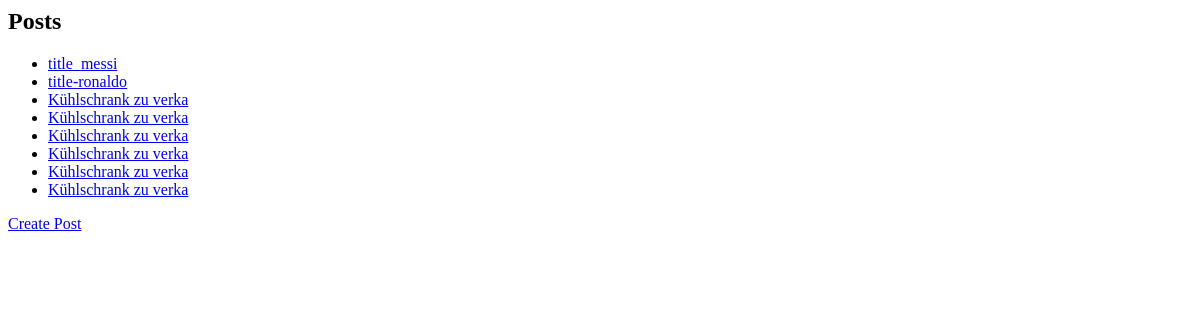
/post/, run on an earlier commit of the app's database.
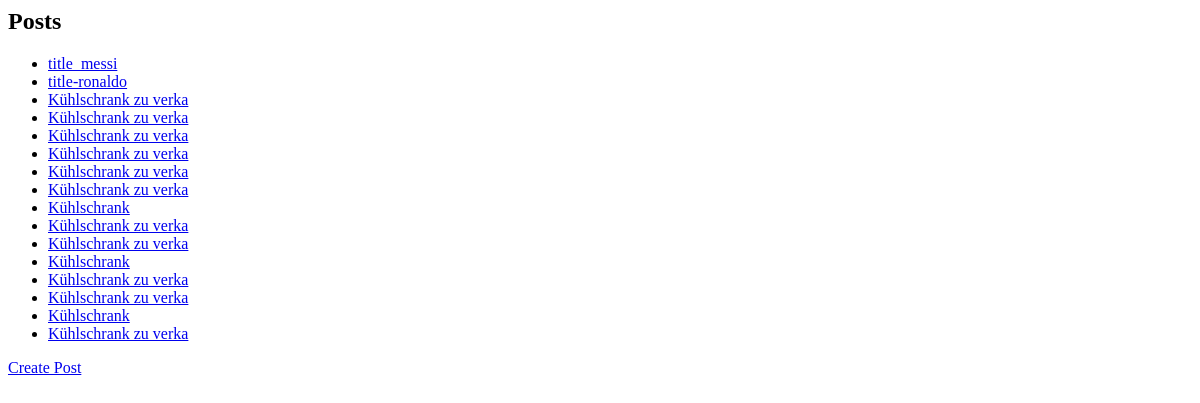
And on a later commit of the database.
### post/models.py (models this page shows)
class Post(models.Model):
    title = models.CharField(max_length = 20)
    slug = models.SlugField(unique = True)
    description = models.CharField(max_length = 200)
    host = models.ForeignKey(User, on_delete = models.CASCADE)
    clicked = models.IntegerField( default = 0)
    date_posted = models.DateTimeField()
    address = models.CharField( max_length = 50 )
    picture1 = models.ImageField( null = True, blank = True)
    picture2 = models.ImageField( null = True, blank = True)
    picture3 = models.ImageField( null = True, blank = True)
    picture4 = models.ImageField( null = True, blank = True)

### post/views.py (the view)
# urls.py: path('', PostListView.as_view()),
class PostListView(generic.ListView):
    template_name = 'list.html'
    context_object_name = 'post_list'
    def get_queryset(self):
        return Post.objects.all()

### post/templates/list.html
    <h2>Posts</h2>
    <ul>
        {% for post in post_list %}
            <li><a href="{{ post.slug }}">{{ post.title }}</a></li>
        {% endfor %}
    </ul>
    <a href="/post/create-post">Create Post</a>

What changed in the data, as far as the page shows it:
added Post: title "Kühlschrank"
added Post: title "Kühlschrank zu verka"
added Post: title "Kühlschrank zu verka"
added Post: title "Kühlschrank"
added Post: title "Kühlschrank zu verka"
added Post: title "Kühlschrank zu verka"
added Post: title "Kühlschrank"
added Post: title "Kühlschrank zu verka"
